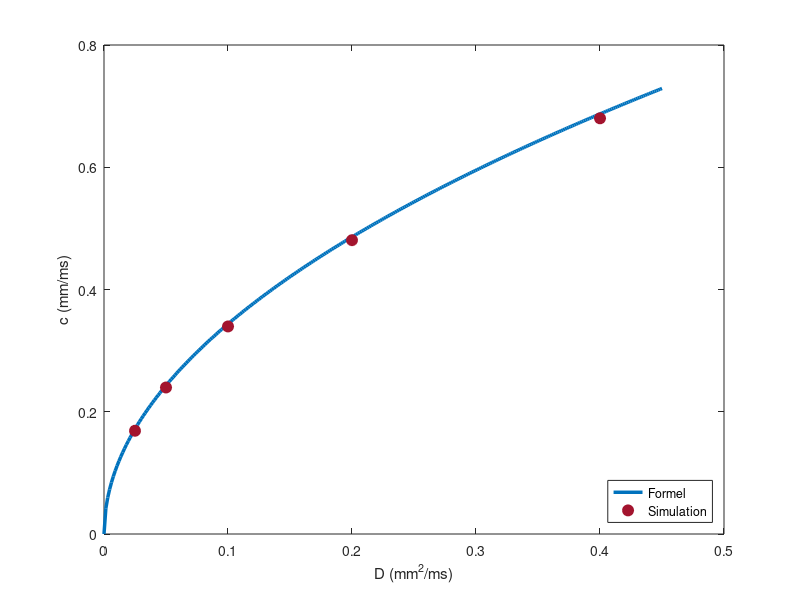

Reproduce this figure in MATLAB.
% Abb. 5.3: Leitungsgeschwindigkeit und Kopplung (Buch, Abschnitt 5.2, Gl. 5.5)
% Simulation der Kabelgleichung für fünf Werte von D und die Formel c = sqrt(D/(2 tin)) (1 - 3 vs)
% (c) 2026 Philipp Kügler · Programm zum Buch „Dynamische Systeme in den Lebenswissenschaften“ · MIT-Lizenz (siehe LICENSE)
tin = 0.3; tout = 6; topen = 100; tclose = 115; vgate = 0.13;   % Parameter in ms
hc = 4 * tin / tout;
vs = (1 - sqrt(1 - hc)) / 2;                                    % Schwelle für h = 1
formel = @(D) sqrt(D / (2 * tin)) * (1 - 3 * vs);
dx = 0.1; dt = 0.01; L = 60;
Ds = [0.025 0.05 0.1 0.2 0.4]; cs = zeros(size(Ds));
for k = 1:numel(Ds)
    D = Ds(k);                                                  % Faser der Länge L, Reiz am linken Ende
    N = round(L / dx) + 1; v = zeros(1, N); h = ones(1, N); reiz = dx * (0:N-1) <= 1;
    i1 = round(20 / dx) + 1; i2 = round(50 / dx) + 1; t1 = NaN; t2 = NaN; n = 0;
    while isnan(t2)
        lap = [v(2) - v(1), v(3:end) - 2 * v(2:end-1) + v(1:end-2), v(end-1) - v(end)];
        dv = h .* v.^2 .* (1 - v) / tin - v / tout + D * lap / dx^2;
        if n * dt < 2, dv(reiz) = dv(reiz) + 0.2; end
        dh = (v < vgate) .* (1 - h) / topen - (v >= vgate) .* h / tclose;
        v = v + dt * dv; h = h + dt * dh; n = n + 1;
        if isnan(t1) && v(i1) > 0.5, t1 = n * dt; end
        if isnan(t2) && v(i2) > 0.5, t2 = n * dt; end
    end
    cs(k) = 30 / (t2 - t1);                                     % c aus den Zeitpunkten bei 20 und 50 mm
    fprintf('D = %5.3f:  Simulation c = %.4f,  Formel c = %.4f mm/ms\n', D, cs(k), formel(D));
end
Dd = linspace(0, 0.45, 300);
plot(Dd, formel(Dd), 'Color', [0 0.447 0.741], 'LineWidth', 2.5); hold on
plot(Ds, cs, 'o', 'Color', [0.64 0.08 0.18], 'MarkerFaceColor', [0.64 0.08 0.18], 'MarkerSize', 8); hold off
xlabel('D (mm^2/ms)'); ylabel('c (mm/ms)'); legend('Formel', 'Simulation', 'Location', 'southeast');
